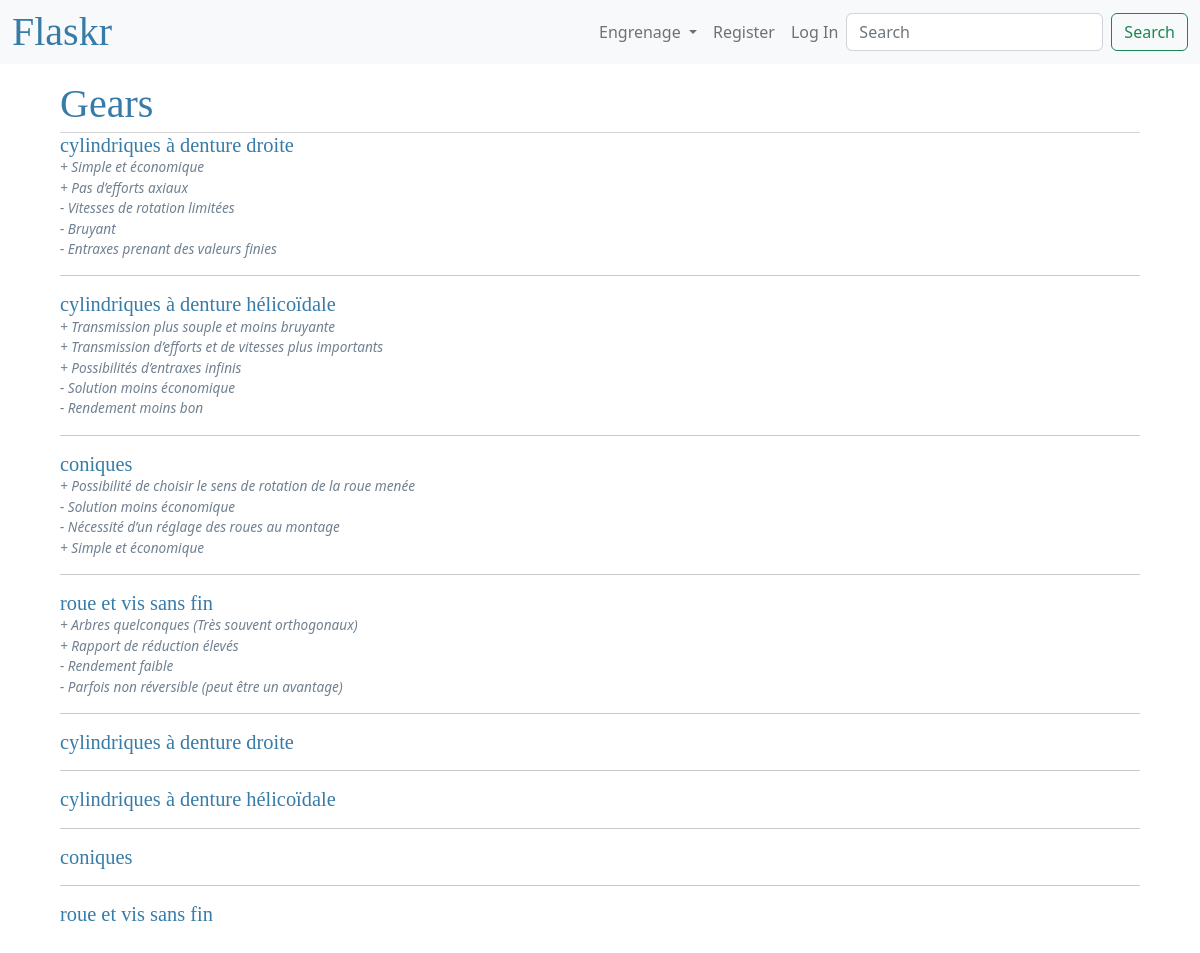
Before: /gears with the older database file.
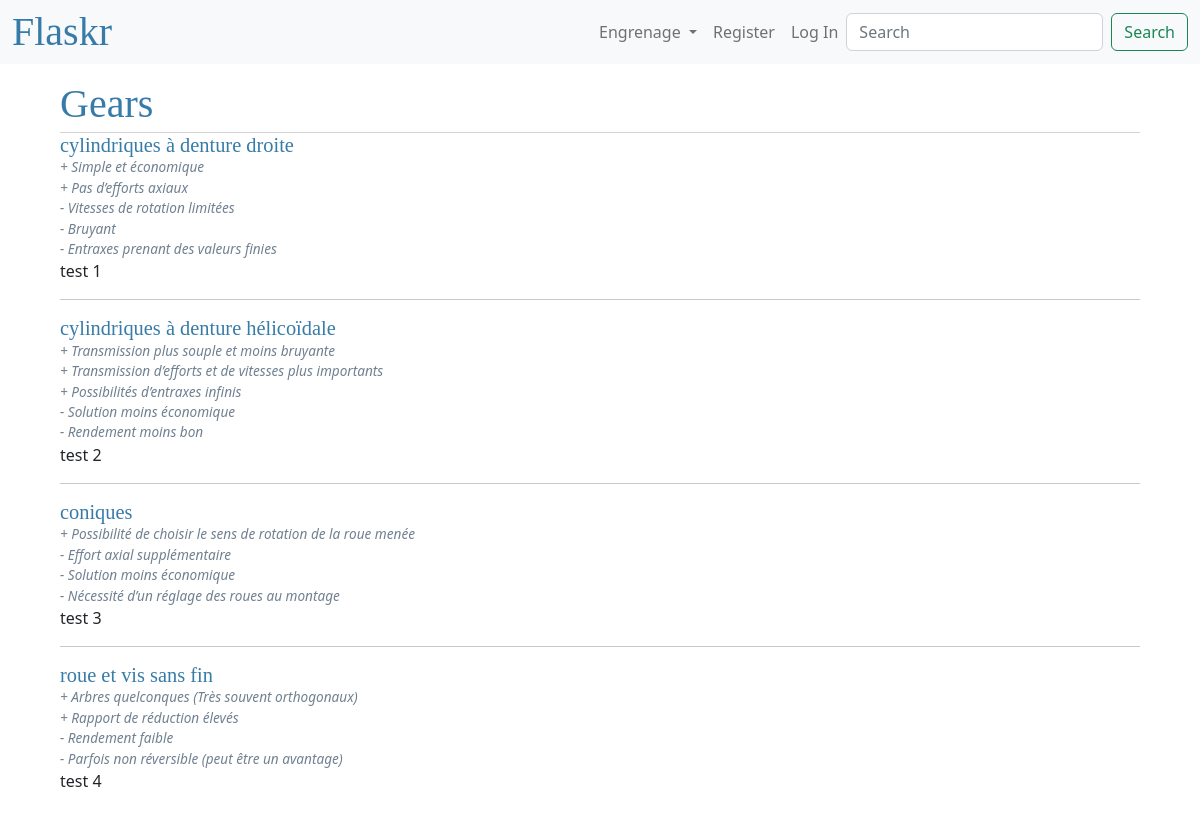
After: the same page with the newer database file.
### tables this page shows
CREATE TABLE gear (
  id INTEGER PRIMARY KEY AUTOINCREMENT,
  name VARCHAR(32),
  desc TEXT,
  img VARCHAR(64)
);

CREATE TABLE argument (
  id INTEGER PRIMARY KEY AUTOINCREMENT,
  type BOOLEAN,
  content VARCHAR(32)
);

### flaskr/blog.py (the view)
@bp.route('/gears')
def gearindex():
    db = get_db()
    gears = db.execute(
        'SELECT id, name, desc, img'
        ' FROM gear'
        ' ORDER BY id ASC'
    ).fetchall()
    args = db.execute(
        'SELECT a.id AS id, type, content, g.id AS gid'
        ' FROM argument a JOIN gear_arg j ON j.id_arg = a.id'
        ' JOIN gear g ON j.id_gear = g.id'
        ' ORDER BY a.id ASC'
    ).fetchall()
    return render_template('gears/index.html', gears=gears, args=args)

### flaskr/auth.py (called while the page is built)
@bp.before_app_request
def load_logged_in_user():
    user_id = session.get('user_id')
    if user_id is None:
        g.user = None
    else:
        g.user = get_db().execute(
            'SELECT * FROM user WHERE id = ?', (user_id,)
        ).fetchone()

### flaskr/db.py (called while the page is built)
def get_db():
    if 'db' not in g:
        g.db = sqlite3.connect(
            current_app.config['DATABASE'],
            detect_types=sqlite3.PARSE_DECLTYPES
        )
        g.db.row_factory = sqlite3.Row
    return g.db

### flaskr/templates/gears/index.html
{% extends 'base.html' %}
{% block header %}
  <h1>{% block title %}Gears{% endblock %}</h1>
{% endblock %}
{% block content %}
  {% for gear in gears %}
    <article class="post">
      <header>
        <div>
          <h1>{{ gear['name'] }}</h1>
          {% for arg in args %}
            {% if arg['gid'] == gear['id'] %}
              {% if arg['type'] %}
              <div class="about">- {{ arg['content'] }}</div>
              {% else %}
              <div class="about">+ {{ arg['content'] }}</div>
              {% endif %}
            {% endif %}
          {% endfor %}
        </div>
      </header>
      <p class="body">{{ gear['desc'] }}</p>
    </article>
    {% if not loop.last %}
      <hr>
    {% endif %}
  {% endfor %}
{% endblock %}

### flaskr/templates/base.html (shortened to what this page needs)
<!doctype html>
<link rel="stylesheet" href="{{ url_for('static', filename='style.css') }}">
<link href="https://cdn.jsdelivr.net/npm/bootstrap@5.2.3/dist/css/bootstrap.min.css" rel="stylesheet">
<nav class="navbar navbar-expand-lg bg-light">
  <div class="container-fluid">
    <div class="collapse navbar-collapse" id="navbarSupportedContent">
  <h1>Flaskr</h1>
  <ul class="navbar-nav me-auto mb-2 mb-lg-0">
    <li class="nav-item dropdown">
      <a class="nav-link dropdown-toggle" href="#" role="button" data-bs-toggle="dropdown" aria-expanded="false">
        Engrenage
      </a>
    </li>
    {% if g.user %}
      <li><span>{{ g.user['username'] }}</span>
      <li class="nav-item"><a href="{{ url_for('auth.logout') }}" class="nav-link">Log Out</a>
    {% else %}
      <li class="nav-item"><a href="{{ url_for('auth.register') }}" class="nav-link">Register</a>
      <li class="nav-item"><a href="{{ url_for('auth.login') }}" class="nav-link">Log In</a>
    {% endif %}
  </ul>
  <form class="d-flex" role="search">
    <input class="form-control me-2" type="search" placeholder="Search" aria-label="Search">
    <button class="btn btn-outline-success" type="submit">Search</button>
  </form>
</div>
</div>
</nav>
<section class="content">
  <header>
    {% block header %}{% endblock %}
  </header>
  {% block content %}{% endblock %}
</section>

### flaskr/static/style.css (style rules this page uses)
h1 { font-family: serif; color: #377ba8; margin: 1rem 0; }
a { color: #377ba8; }
hr { border: none; border-top: 1px solid lightgray; }
nav { background: lightgray; display: flex; align-items: center; padding: 0 0.5rem; }
nav h1 { flex: auto; margin: 0; }
nav ul { display: flex; list-style: none; margin: 0; padding: 0; }
nav ul li a, nav ul li span, header .action { display: block; padding: 0.5rem; }
.content { padding: 0 5% 2% 5%; width : 100%; }
.content > header { border-bottom: 1px solid lightgray; display: flex; align-items: flex-end; }
.content > header h1 { flex: auto; margin: 1rem 0 0.25rem 0; }
.post > header { display: flex; align-items: flex-end; font-size: 0.85em; }
.post > header > div:first-of-type { flex: auto; }
.post > header h1 { font-size: 1.5em; margin-bottom: 0; }
.post .about { color: slategray; font-style: italic; }
.post .body { white-space: pre-line; }

Changed rows visible on the page:
removed argument: content "Simple et économique", shown under gear "coniques"
removed gear: name "cylindriques à denture droite"
removed gear: name "cylindriques à denture hélicoïdale"
removed gear: name "coniques"
removed gear: name "roue et vis sans fin"
changed gear "cylindriques à denture droite": desc (not shown) → "test 1"
changed gear "cylindriques à denture hélicoïdale": desc (not shown) → "test 2"
changed gear "coniques": gains argument (content "Effort axial supplémentaire"); gains argument (content "Solution moins économique"); desc (not shown) → "test 3"; loses argument (content "Solution moins économique")
changed gear "roue et vis sans fin": desc (not shown) → "test 4"
